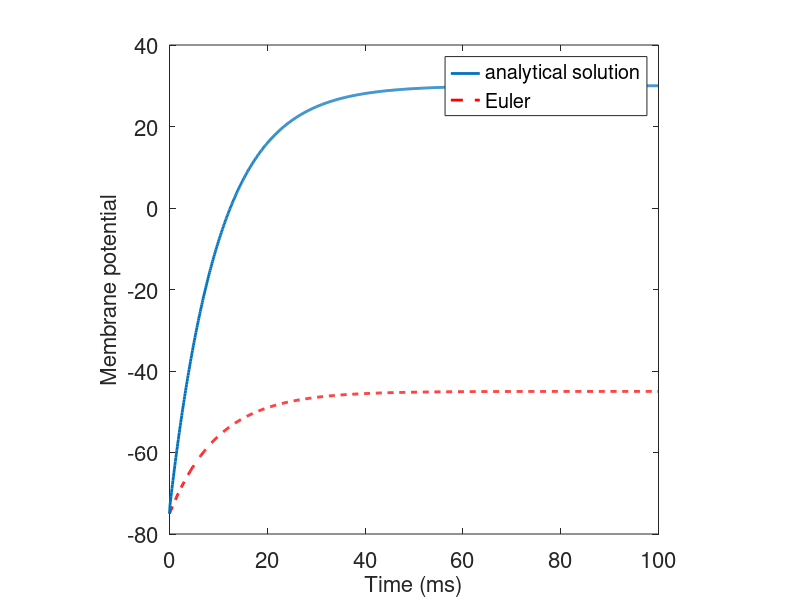

This figure's MATLAB source:
%IF neuron
clc;
clear;

fs=16;% font size

I0=30;%mA
T=100;%msec
dt=0.1; %msec
taum=10;%ms Time constant



Vrest=-75;
Vthres=-50;
C = Vrest-I0; %constant number for the 

maxsteps=round(T/dt);

I=zeros(1,round(T/dt));
I_1 = zeros(1,round(T/dt));

I(1,1)=Vrest;
I_1(1,1)=Vrest;

beta=dt/taum;
alpha=1-beta;


for timestep=2:1:maxsteps
    I(1,timestep)=alpha*I(1,timestep-1)+beta*Vrest+beta*I0;
end
% syms time;
time=0:dt:T-dt;

for timestep=2:1:maxsteps
    Const = exp(-(timestep*0.1)/taum);
    I_1(1,timestep)= C* Const+I0;
end

h1 = plot(time,I,'r--','LineWidth',2);
xlabel('Time (ms)','fontsize',fs);
ylabel('Membrane potential','fontsize',fs);
set(gca,'fontsize',fs);
hold on;
h2 = plot(time,I_1,'LineWidth',2);
xlabel('Time (ms)','fontsize',fs);
ylabel('Membrane potential','fontsize',fs);
set(gca,'fontsize',fs);
axis square;
hold off
xlim auto
legend([h2,h1],'analytical solution','Euler');